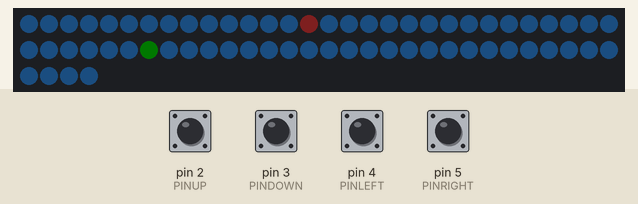
This sketch was run on a simulated Arduino Uno, built with avr-gcc and run on an emulated ATmega328P. Parts: 64 RGB LEDs in strip order, left to right, continuing on the next row. Inputs (shaded band) come from the test bench; at power-on: pin 2 (PINUP), pin 3 (PINDOWN), pin 4 (PINLEFT), pin 5 (PINRIGHT) HIGH. Dim RGB values are drawn brighter than linear; random numbers use the default seed unless the sketch sets one; what the sketch prints to the serial monitor is not drawn.

Above: at 1.2 s.
1.3 s: pin 2 (PINUP) pulled LOW for 0.15 s
2.9 s: pin 4 (PINLEFT) pulled LOW for 0.15 s
4.5 s: pin 3 (PINDOWN) pulled LOW for 0.15 s
6.1 s: pin 3 (PINDOWN) pulled LOW for 1 s
8.6 s: pin 5 (PINRIGHT) pulled LOW for 0.15 s
10.2 s: pin 5 (PINRIGHT) pulled LOW for 1 s
Timing chart, 0 to 13.2 s (numbered marks = the images above; inputs shaded):
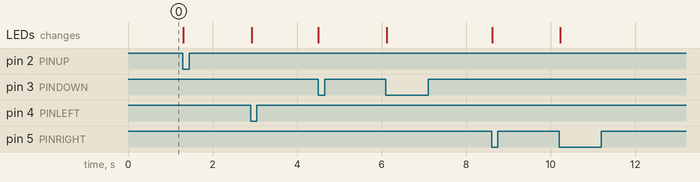

The sketch:

SNAKE.ino
```cpp
# include <FastLED.h>
# define NUMLEDS 64
# define DATAPIN 6

# define RESETPIN 19

# define PINUP 2
# define PINDOWN 3
# define PINLEFT 4
# define PINRIGHT 5

CRGB leds[NUMLEDS];
int fade = 250;

int move_up;
int move_down;
int move_left;
int move_right;

int toggle_up = true;
int toggle_down = true;
int toggle_left = true;
int toggle_right = true;

int snake[NUMLEDS] = { 0 };

int currentloc = 36;
int pastloc = currentloc;
int left_right;

int berry;
int in_play = false;
int run_game = true;

int score = 0;

// COLOR
// CRGB::DodgerBlue  // blue
// CRGB::FireBrick   // red
// CRGB::DarkGreen   // green

void setup() {
  FastLED.addLeds <NEOPIXEL, DATAPIN> (leds, NUMLEDS);
  for (int i = 0; i < NUMLEDS; i++){
      leds[i] = CRGB::DodgerBlue;
      leds[i].fadeLightBy(fade);
    }
  leds[currentloc] = CRGB::DarkGreen;
  leds[currentloc].fadeLightBy(fade);

  pinMode(RESETPIN, OUTPUT);

  pinMode(PINUP,    INPUT_PULLUP);
  pinMode(PINDOWN,  INPUT_PULLUP);
  pinMode(PINLEFT,  INPUT_PULLUP);
  pinMode(PINRIGHT, INPUT_PULLUP);

  randomSeed(analogRead(0));

  Serial.begin(9600);
}

void loop() {

  if (run_game){
    if (in_play == false){
      do {
        berry = random(0,NUMLEDS - 1);
        Serial.println(berry);
      }
      while (berry == currentloc);
      in_play = true;
    }

    leds[berry] = CRGB::FireBrick;
    leds[berry].fadeLightBy(fade);

    move_up = digitalRead(PINUP);
    move_down = digitalRead(PINDOWN);
    move_left = digitalRead(PINLEFT);
    move_right = digitalRead(PINRIGHT);

    Serial.print(move_up);

    if (move_up == false && toggle_up == true){
      Serial.println("up");
      toggle_up = false;
      pastloc = currentloc;
      currentloc -= 8;
        if (currentloc >= 0){
          print_led();
        }else{
          currentloc = pastloc;
          //end_game();
        }
    }else if (move_up == true && toggle_up == false){
      toggle_up = true;
    }
    if (move_down == false && toggle_down == true){
      Serial.println("down");
      toggle_down = false;
      pastloc = currentloc;
      currentloc += 8;
        if (currentloc < 64){
          print_led();
        }else{
          currentloc = pastloc;
          //end_game();
        }
    }else if (move_down == true && toggle_down == false){
      toggle_down = true;
    }
    if (move_left == false && toggle_left == true){
      Serial.println("left");
      toggle_left = false;
      left_right = (currentloc % 8) - 1;
      pastloc = currentloc;
      currentloc --;
        if (left_right > -1){
          print_led();
        }else{
          currentloc = pastloc;
          //end_game();
        }
    }else if (move_left == true && toggle_left == false){
      toggle_left = true;
    }
    if (move_right == false && toggle_right == true){
      Serial.println("right");
      toggle_right = false;
      left_right = (currentloc % 8) + 1;
      pastloc = currentloc;
      currentloc ++;
        if (left_right < 8){
          print_led();
        }else{
          currentloc = pastloc;
          //end_game();
        }
    }else if (move_right == true && toggle_right == false){
      toggle_right = true;
    }


    if (berry == currentloc){
      leds[currentloc] = CRGB::DarkGreen;
      leds[currentloc].fadeLightBy(fade);
      in_play = false;
      score ++;
    }
  }

  FastLED.show();

  delay(25); // needed to make the button work or it my reconize two push for one
}

int print_led(){
  leds[pastloc] = CRGB::DodgerBlue;
  leds[currentloc] = CRGB::DarkGreen;
  leds[pastloc].fadeLightBy(fade);
  leds[currentloc].fadeLightBy(fade);
  return 0;
  }

int end_game(){
  run_game = false;
  return 0;
  }
```
